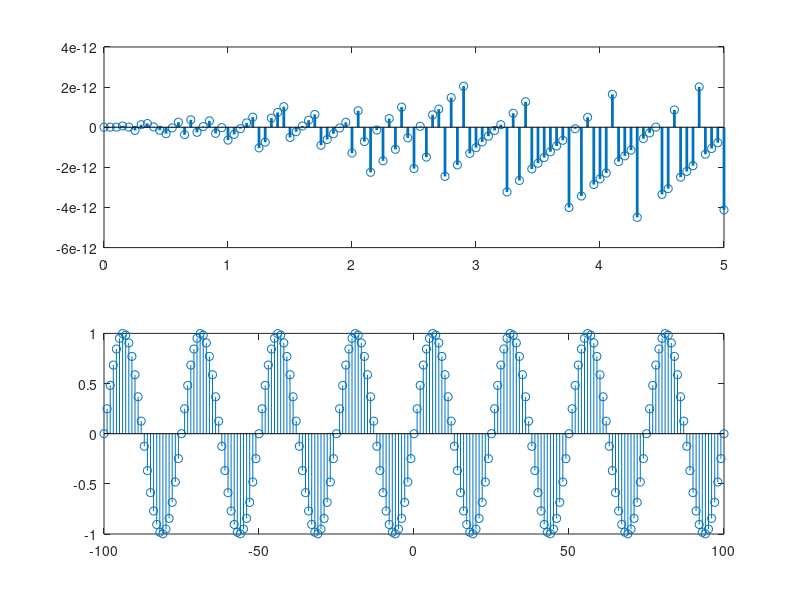

The MATLAB source for this figure:
    clear all
close all
fs=20 %fs=100 hz
f=1000 %1 Hz
t=0:1/fs:5
y1=sin(2*pi*f*t)
subplot(2,1,1)
stem(t,y1,'LineWidth',2)
y2=cos(2*pi*f*t)
subplot(2,1,2)
stem(t,y2,'LineWidth',2)
grid on
n=-100:1:100
y=sin(2*pi*n/25)
stem(n,y)
